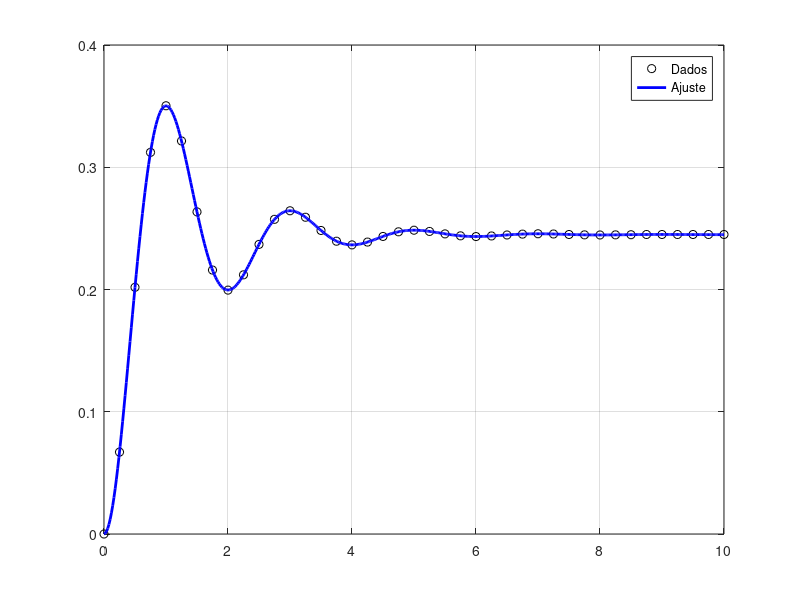

Recreate this plot in MATLAB.
clear, clc, close all
% y(t) = k1 + k2*exp(-t/tau)*cos(wt + f)
% Parametros: k1, k2, tau, w, f
% Dados: Arquivo dados.txt

data = load('dados.txt');
t = data(:,1);
y = data(:,2);

funcao = @(c) norm(c(1) - c(2)*exp(-c(3)*t).*cos(c(4)*t + c(5)) - y);

c0 = [0.25 0.25 1 1 0]; %chutes iniciais

c = fminsearch(funcao, c0);

t_plot = linspace(t(1), t(end),501);
y_fit = c(1) - c(2)*exp(-c(3)*t_plot).*cos(c(4)*t_plot + c(5));
plot(t,y,'ko',t_plot,y_fit,'b','MarkerFaceColor','k','LineWidth',2);
grid
legend('Dados','Ajuste');